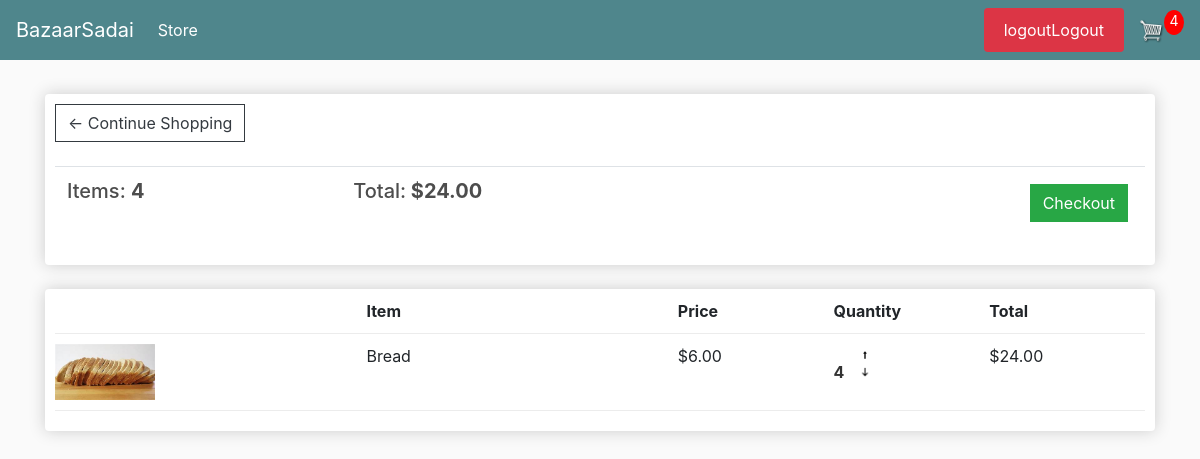
The app's page /cart/ (signed in), older data.
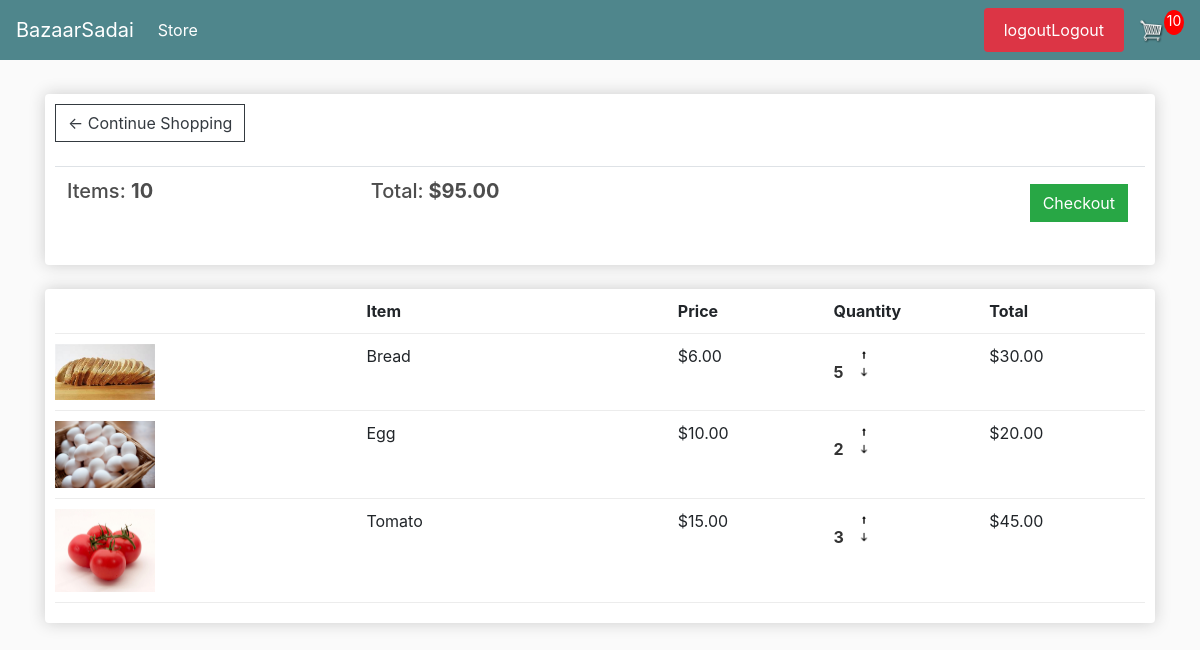
The same page, newer data.
### store/models.py (models this page shows, shortened)
class Order(models.Model):
    customer = models.ForeignKey(Customer, on_delete=models.SET_NULL, blank=True, null=True)
    date_order = models.DateTimeField(auto_now_add=True)
    complete = models.BooleanField(default=False, null=True, blank=False)
    transaction_id = models.CharField(max_length=200, null=True)
    @property
    def get_cart_total(self):
        orderitems = self.orderitem_set.all()
        total = sum([item.get_total() for item in orderitems])  # Added parentheses here
        return total
    @property
    def get_cart_items(self):
        orderitems = self.orderitem_set.all()
        total = sum([item.quantity for item in orderitems])  # Counting the quantity of each item
        return total

class OrderItem(models.Model):
    product = models.ForeignKey(Product, on_delete=models.SET_NULL, null=True)
    order = models.ForeignKey(Order, on_delete=models.SET_NULL, null=True)
    quantity = models.IntegerField(default=0, null=True, blank=True)
    date_added = models.DateTimeField(auto_now_add=True)
    def get_total(self):
        total = self.product.price * self.quantity
        return total

class Product(models.Model):
    name = models.CharField(max_length=100, null=True)
    price = models.DecimalField(max_digits=10, decimal_places=2)
    digital = models.BooleanField(default=False, null=True, blank=False) #
    image = models.ImageField(upload_to='static/images/',null=True, blank=True)
    @property
    def imageURL(self):
        try:
            url = self.image.url
        except:
            url = ''
        return url

### store/views.py (the view)
# urls.py: path('cart/', views.cart, name="cart"),
def cart(request):
    if request.user.is_authenticated:
        customer = request.user.customer
        order, created = Order.objects.get_or_create(customer=customer, complete=False)
        items = order.orderitem_set.all()
        cartItems = order.get_cart_items
    else:
        items = []
        order = {'get_cart_total': 0, 'get_cart_items': 0, 'shipping': False}
        cartItems = order['get_cart_items']
    context = {'items': items, 'order': order,'cartItems': cartItems}
    return render(request, 'store/cart.html', context)

### store/templates/store/cart.html (shortened to what this page needs)
<!DOCTYPE html>
<html lang="en">
<head>
</head>
<body>
{% extends 'store/main.html' %}
{% load static %}
{% block content %}
    <div class="row">
        <div class="col-lg-12">
            <div class="box-element">
                <a  class="btn btn-outline-dark" href="{% url 'store' %}">&#x2190; Continue Shopping</a>
                <br>
                <br>
                <table class="table">
                    <tr>
                        <th><h5>Items: <strong>{{order.get_cart_items}}</strong></h5></th>
                        <th><h5>Total:<strong> ${{order.get_cart_total|floatformat:2}}</strong></h5></th>
                        <th>
                            <a  style="float:right; margin:5px;" class="btn btn-success" href="{% url 'checkout' %}">Checkout</a>
                        </th>
                    </tr>
                </table>
            </div>
            <br>
            <div class="box-element">
                <div class="cart-row">
                    <div style="flex:2"></div>
                    <div style="flex:2"><strong>Item</strong></div>
                    <div style="flex:1"><strong>Price</strong></div>
                    <div style="flex:1"><strong>Quantity</strong></div>
                    <div style="flex:1"><strong>Total</strong></div>
                </div>
                {% for item in items %}
                <div class="cart-row">
                    <div style="flex:2"><img class="row-image" src="{{item.product.imageURL}}"></div>
                    <div style="flex:2"><p>{{item.product.name}} </p></div>
                    <div style="flex:1"><p>${{item.product.price|floatformat:2}}</p></div>
                    <div style="flex:1">
                        <p class="quantity" style="font-size: 16px; color: #333;">{{item.quantity}}</p>
                        <div class="quantity">
                            <img data-product="{{product.id}}" data-action="add" class="chg-quantity update-cart" src="{% static  'images/Vector-Arrow-Up-Transparent-PNG.png' %}">
                            <img data-product="{{product.id}}" data-action="remove" class="chg-quantity update-cart" src="{% static  'images/513b07e42724956e6410c48bb05d4b0f.png' %}">
                        </div>
                    </div>
                    <div style="flex:1"><p>${{item.get_total}}</p></div>
                </div>
                {% endfor %}
            </div>
        </div>
    </div>
{% endblock content %}

### store/templates/store/main.html (shortened to what this page needs)
<!DOCTYPE html>
{% load static %}
<html>
<head>
    <link rel="stylesheet" href="https://stackpath.bootstrapcdn.com/bootstrap/4.4.1/css/bootstrap.min.css">
    <link rel="stylesheet" type="text/css" href="{% static 'css/main.css' %}">
</head>
<body>
    <nav class="navbar navbar-expand-lg navbar-dark bg-dark">
      <a class="navbar-brand" href="{% url 'store' %}">BazaarSadai</a>
      <div class="collapse navbar-collapse" id="navbarSupportedContent">
        <ul class="navbar-nav mr-auto">
          <li class="nav-item active">
            <a class="nav-link" href="{% url 'store' %}">Store <span class="sr-only">(current)</span></a>
          </li>
        </ul>
        <div class="form-inline my-2 my-lg-0">
            <a href="#" class="btn btn-warning btn-login">logout</a>
            <a href="{% url 'cart' %}">
                <img  id="cart-icon" src="{% static 'images/cart.png' %}">
            </a>
            <p id="cart-total">{{cartItems}}</p>
        </div>
      </div>
    </nav>
     <div class="container">
            <br>
            {% block content %}
            {% endblock content %}
         </div>
</body>
</html>

### static/css/main.css (style rules this page uses)
body { background-color: hsl(0, 0%, 98%); }
h1,h2,h3,h4,h5,h6 { color:hsl(0, 0%, 30%); }
.box-element { box-shadow:hsl(0, 0%, 80%) 0 0 16px; background-color: #fff; border-radius: 4px; padding: 10px; }
.bg-dark { background-color: #4f868c!important; }
#cart-icon { width:25px; display: inline-block; margin-left: 15px; }
#cart-total { display: block; text-align: center; color:#fff; background-color: red; width: 20px; height: 25px; border-radius: 50%; font-size: 14px; }
.col-lg-4, .col-lg-6, .col-lg-8, .col-lg-12 { margin-top: 10px; }
.btn { border-radius: 0; }
.row-image { width: 100px; }
.cart-row { display: flex; align-items: flex-stretch; padding-bottom: 10px; margin-bottom: 10px; border-bottom: 1px solid #ececec; }
.quantity { display: inline-block; font-weight: 700; padding-right:10px; }
.chg-quantity { width: 12px; cursor: pointer; display: block; margin-top: 5px; transition:.1s; }
.btn-login { background-color: #dc3545; color: #fff; padding: 10px 20px; border: none; border-radius: 4px; cursor: pointer; transition: background-color 0.3s ease; }
.btn-login::after { content: "Logout"; }

### store/templates/store/cart.html (style rules this page uses)
.quantity { font-size: 16px; color: #333; }

Row changes from the older to the newer data that the page shows:
changed through a linked row, Order: get_cart_items "4" → "10"; get_cart_total "24.00" → "95.00"
changed OrderItem "Bread": quantity "4" → "5"; get_total "24.00" → "30.00"
added OrderItem: product.imageURL (picture), product.name "Egg", product.price "10.00", quantity "2", get_total "20.00"
added OrderItem: product.imageURL (picture), product.name "Tomato", product.price "15.00", quantity "3", get_total "45.00"
Text that changed along with them:
{{ cartItems }}: "4" → "10"
